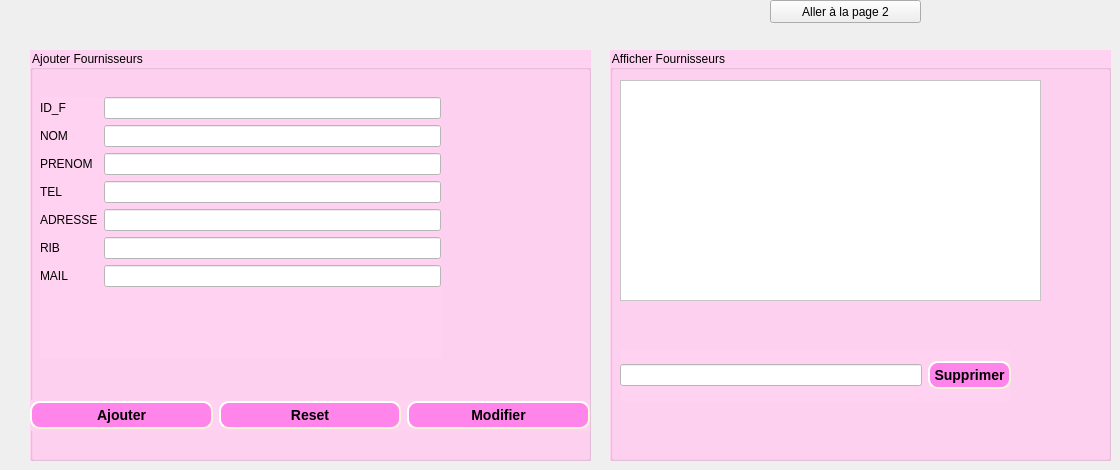
             <widget class="QWidget" name="page_16">
              <widget class="QGroupBox" name="groupBox_37">
               <property name="geometry">
                <rect>
                 <x>610</x>
                 <y>50</y>
                 <width>501</width>
                 <height>411</height>
                </rect>
               </property>
               <property name="styleSheet">
                <string notr="true">background-color: rgb(255, 210, 241);
font: 10pt &quot;MS Shell Dlg 2&quot;;</string>
               </property>
               <property name="title">
                <string>Afficher Fournisseurs</string>
               </property>
               <widget class="QWidget" name="verticalLayoutWidget_3">
                <property name="geometry">
                 <rect>
                  <x>10</x>
                  <y>30</y>
                  <width>421</width>
                  <height>221</height>
                 </rect>
                </property>
                <layout class="QVBoxLayout" name="verticalLayout_23">
                 <item>
                  <widget class="QTableView" name="tv_fournisseur">
                   <property name="styleSheet">
                    <string notr="true">background-color:rgb(255, 255, 255);</string>
                   </property>
                  </widget>
                 </item>
                </layout>
               </widget>
               <widget class="QWidget" name="horizontalLayoutWidget_9">
                <property name="geometry">
                 <rect>
                  <x>10</x>
                  <y>300</y>
                  <width>391</width>
                  <height>51</height>
                 </rect>
                </property>
                <layout class="QHBoxLayout" name="horizontalLayout_31">
                 <item>
                  <widget class="QLineEdit" name="ld_suppF">
                   <property name="styleSheet">
                    <string notr="true">background-color:rgb(255, 255, 255);</string>
                   </property>
                  </widget>
                 </item>
                 <item>
                  <widget class="QPushButton" name="pushButton_27">
                   <property name="styleSheet">
                    <string notr="true">background-color:rgb(255, 133, 235);
     border-style: outset;
     border-width: 2px;
     border-radius: 10px;
     border-color: beige;
     font: bold 14px;
     min-width: 10em;
     padding: 4px;</string>
                   </property>
                   <property name="text">
                    <string>Supprimer</string>
                   </property>
                  </widget>
                 </item>
                </layout>
               </widget>
              </widget>
              <widget class="QGroupBox" name="groupBox_38">
               <property name="geometry">
                <rect>
                 <x>30</x>
                 <y>50</y>
                 <width>561</width>
                 <height>411</height>
                </rect>
               </property>
               <property name="styleSheet">
                <string notr="true">background-color: rgb(255, 210, 241);
font: 10pt &quot;MS Shell Dlg 2&quot;;</string>
               </property>
               <property name="title">
                <string>Ajouter Fournisseurs</string>
               </property>
               <widget class="QWidget" name="formLayoutWidget_3">
                <property name="geometry">
                 <rect>
                  <x>10</x>
                  <y>47</y>
                  <width>401</width>
                  <height>261</height>
                 </rect>
                </property>
                <layout class="QFormLayout" name="formLayout_7">
                 <item row="0" column="0">
                  <widget class="QLabel" name="label_71">
                   <property name="text">
                    <string>ID_F</string>
                   </property>
                  </widget>
                 </item>
                 <item row="0" column="1">
                  <widget class="QLineEdit" name="ld_fournisseurF">
                   <property name="styleSheet">
                    <string notr="true">background-color:rgb(255, 255, 255);</string>
                   </property>
                  </widget>
                 </item>
                 <item row="1" column="0">
                  <widget class="QLabel" name="label_72">
                   <property name="text">
                    <string>NOM</string>
                   </property>
                  </widget>
                 </item>
                 <item row="1" column="1">
                  <widget class="QLineEdit" name="ld_nomF">
                   <property name="styleSheet">
                    <string notr="true">background-color:rgb(255, 255, 255);</string>
                   </property>
                  </widget>
                 </item>
                 <item row="2" column="0">
                  <widget class="QLabel" name="label_73">
                   <property name="text">
                    <string>PRENOM</string>
                   </property>
                  </widget>
                 </item>
                 <item row="3" column="0">
                  <widget class="QLabel" name="label_74">
                   <property name="text">
                    <string>TEL</string>
                   </property>
                  </widget>
                 </item>
                 <item row="3" column="1">
                  <widget class="QLineEdit" name="ld_telF">
                   <property name="styleSheet">
                    <string notr="true">background-color:rgb(255, 255, 255);</string>
                   </property>
                  </widget>
                 </item>
                 <item row="4" column="0">
                  <widget class="QLabel" name="label_75">
                   <property name="text">
                    <string>ADRESSE</string>
                   </property>
                  </widget>
                 </item>
                 <item row="4" column="1">
                  <widget class="QLineEdit" name="ld_adresseF">
                   <property name="styleSheet">
                    <string notr="true">background-color:rgb(255, 255, 255);</string>
                   </property>
                  </widget>
                 </item>
                 <item row="5" column="0">
                  <widget class="QLabel" name="label_76">
                   <property name="text">
                    <string>RIB</string>
                   </property>
                  </widget>
                 </item>
                 <item row="5" column="1">
                  <widget class="QLineEdit" name="ld_ribF">
                   <property name="styleSheet">
                    <string notr="true">background-color:rgb(255, 255, 255);</string>
                   </property>
                  </widget>
                 </item>
                 <item row="6" column="0">
                  <widget class="QLabel" name="label_77">
                   <property name="text">
                    <string>MAIL</string>
                   </property>
                  </widget>
                 </item>
                 <item row="6" column="1">
                  <widget class="QLineEdit" name="ld_mailF">
                   <property name="styleSheet">
                    <string notr="true">background-color:rgb(255, 255, 255);</string>
                   </property>
                  </widget>
                 </item>
                 <item row="2" column="1">
                  <widget class="QLineEdit" name="ld_prenomF">
                   <property name="styleSheet">
                    <string notr="true">background-color:rgb(255, 255, 255);</string>
                   </property>
                  </widget>
                 </item>
                </layout>
               </widget>
               <widget class="QWidget" name="horizontalLayoutWidget_10">
                <property name="geometry">
                 <rect>
                  <x>0</x>
                  <y>350</y>
                  <width>560</width>
                  <height>31</height>
                 </rect>
                </property>
                <layout class="QHBoxLayout" name="horizontalLayout_32">
                 <item>
                  <widget class="QPushButton" name="ajouter_fournisseur">
                   <property name="styleSheet">
                    <string notr="true">background-color:rgb(255, 133, 235);
     border-style: outset;
     border-width: 2px;
     border-radius: 10px;
     border-color: beige;
     font: bold 14px;
     min-width: 10em;
     padding: 4px;</string>
                   </property>
                   <property name="text">
                    <string>Ajouter</string>
                   </property>
                  </widget>
                 </item>
                 <item>
                  <widget class="QPushButton" name="pushButton_28">
                   <property name="styleSheet">
                    <string notr="true">background-color:rgb(255, 133, 235);
     border-style: outset;
     border-width: 2px;
     border-radius: 10px;
     border-color: beige;
     font: bold 14px;
     min-width: 10em;
     padding: 4px;</string>
                   </property>
                   <property name="text">
                    <string>Reset</string>
                   </property>
                  </widget>
                 </item>
                 <item>
                  <widget class="QPushButton" name="pushButton_29">
                   <property name="styleSheet">
                    <string notr="true">background-color:rgb(255, 133, 235);
     border-style: outset;
     border-width: 2px;
     border-radius: 10px;
     border-color: beige;
     font: bold 14px;
     min-width: 10em;
     padding: 4px;</string>
                   </property>
                   <property name="text">
                    <string>Modifier</string>
                   </property>
                  </widget>
                 </item>
                </layout>
               </widget>
              </widget>
              <widget class="QPushButton" name="pushButton_30">
               <property name="geometry">
                <rect>
                 <x>770</x>
                 <y>0</y>
                 <width>151</width>
                 <height>23</height>
                </rect>
               </property>
               <property name="text">
                <string>Aller à la page 2</string>
               </property>
              </widget>
             </widget>
